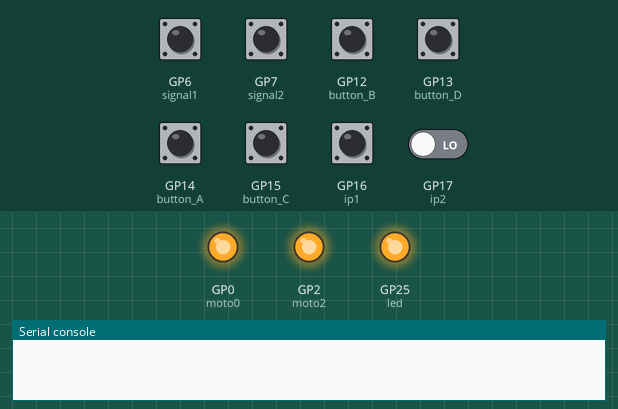
This program was run on a simulated Raspberry Pi Pico running MicroPython. Parts: output pins drawn as LEDs (lit = HIGH), the last lines printed to the serial console. The test bench sets the inputs (shaded band); at power-on: GP6 (signal1), GP7 (signal2) HIGH, GP12 (button_B), GP13 (button_D), GP14 (button_A), GP15 (button_C), GP16 (ip1), GP17 (ip2) LOW.

Above: at 1.2 s.
1.3 s: GP16 (ip1) pulled HIGH for 0.15 s
4.3 s: GP6 (signal1) pulled LOW for 0.15 s
5.9 s: GP13 (button_D) pulled HIGH for 1 s
8.6 s: GP12 (button_B) pulled HIGH for 0.15 s
10.4 s: GP14 (button_A) pulled HIGH for 1 s
At 12.3 s:
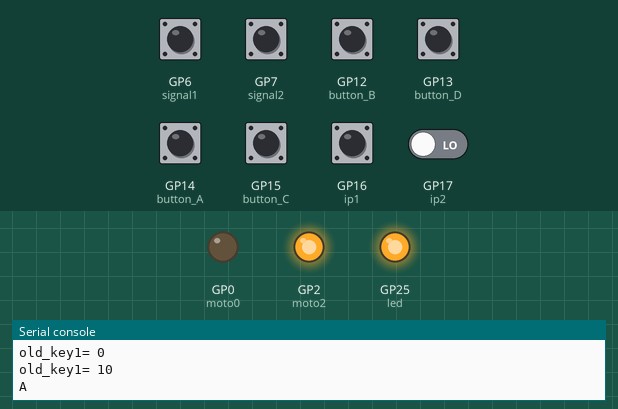
12.9 s: GP15 (button_C) pulled HIGH for 1 s
At 15.4 s:
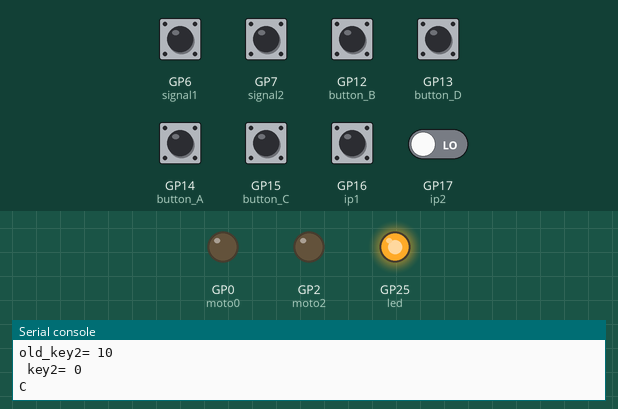
Timing chart, 0 to 16.4 s (numbered marks = the images above; inputs shaded):
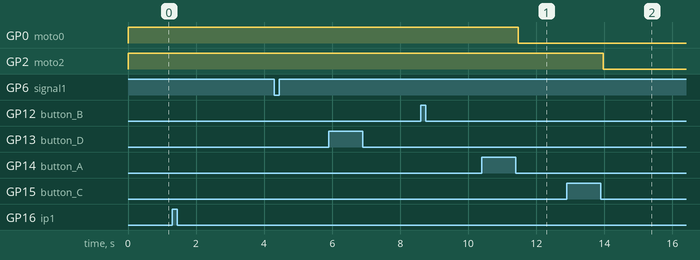

The program:

211229.py
```python
from machine import Pin,Timer
import time
led=Pin(25,Pin.OUT)
button_A=Pin(14,Pin.IN,Pin.PULL_DOWN)
button_B=Pin(12,Pin.IN,Pin.PULL_DOWN)
button_C=Pin(15,Pin.IN,Pin.PULL_DOWN)
button_D=Pin(13,Pin.IN,Pin.PULL_DOWN)
moto0=Pin(0,Pin.OUT)
moto2=Pin(2,Pin.OUT)
# moto1=Pin(2,Pin.OUT)
# em2=Pin(3,Pin.OUT)
signal1=Pin(6,Pin.IN,Pin.PULL_UP)
signal2=Pin(7,Pin.IN,Pin.PULL_UP)
ip1=Pin(16,Pin.IN,Pin.PULL_DOWN)
ip2=Pin(17,Pin.IN,Pin.PULL_DOWN)
def shutdown_1(ip1):
    global req1,req2
    if not req1:
        print('recv req1')
        req1+=1
        '''
        while True:
            moto0.value(0)
            time.sleep(0.005)
            moto0.value(1)
            time.sleep(0.4)
            print(req2)
            if req2:
                print('中断触发了',req2,'次')
                req2=0
                break
        '''

def shutdown_2(signal1):
    print('中断1触发')
    global req2
    req2+=1
    print('触发了',req2,'次')
    moto0.value(1)
def shutdown_3(ip2):
    global req3
    if not req3:
        print('recv req3')
        req3+=1
        moto2.value(1)
        time.sleep(0.1)

def shutdown_4(signal2):
    print('中断2触发')
    global req4
    req4+=1
    print('触发了',req4,'次')
    moto2.value(1)

if __name__=='__main__':
    led.value(1)
    moto0.value(1)
    moto2.value(1)
    main_cnt=0
    old_key1=0
    old_key2=0
    start_mode=0
    global req1,req2,req3,req4
    req1=0
    req2=0
    req3=0
    req4=0
    while True:

        #ip2.irq(shutdown_3, Pin.IRQ_RISING)
        signal1.irq(shutdown_2, Pin.IRQ_FALLING)
        signal2.irq(shutdown_4, Pin.IRQ_FALLING)
        #ip1.irq(shutdown_1, Pin.IRQ_RISING)
        main_cnt+=1
        time.sleep(0.001)
        if main_cnt%300==0:
            key1=button_A.value()*10+button_B.value()
            if key1!=old_key1:
                print('old_key1=',old_key1)
            if key1==0 and old_key1==10:
                print("A")
                moto0.value(0)
                main_cnt=0
                start_mode=1
            elif key1==0 and old_key1==1:
                print("B")
                moto0.value(0)
                time.sleep(0.005)
                moto0.value(1)
            old_key1=key1
            key2=button_C.value()*10+button_D.value()
            if key2!=old_key2:
                print('old_key2=',old_key2,'\r\n key2=',key2)
            if key2==0 and old_key2==10:
                print("C")
                moto2.value(0)
                main_cnt=0
                start_mode=3
            elif key2==0 and old_key2==1:
                print("D")
                moto2.value(0)
                time.sleep(0.005)
                moto2.value(1)
            old_key2=key2
        '''
        if button_B.value():
            print("B")
            time.sleep(0.1)
            moto0.value(0)
            time.sleep(0.01)
            moto0.value(1)
            start_mode=2
            #print('old_key=',old_key)
            #print("-")

        if button_D.value():
            print("D")
            time.sleep(0.1)
            moto2.value(0)
            time.sleep(0.01)
            moto2.value(1)
            start_mode=4
            #print('old_key=',old_key)
            #print("-")
        '''

        if ip1.value()==1:
            req1=0
            req2=0
            print("recv ip1")

            if not moto0.value():
                moto0.value(1)


            while True:
                print('1start')
                moto0.value(0)
                time.sleep(0.005)
                moto0.value(1)
                time.sleep(0.4)


                if req2:
                    print('中断触发了',req2,'次')
                    req2=0

                    break

        if ip2.value()==1:
            req4=0
            print("recv ip2")

            if not moto2.value():
                moto2.value(1)


            while True:
                print('2start')
                req4=0
                moto2.value(0)
                time.sleep(0.005)
                moto2.value(1)
                time.sleep(0.4)


                if req4:
                    print('中断触发了',req4,'次')
                    req4=0

                    break
                '''
        if ip1.value()==1:
            req1=0
            print("recv ip1")
            if not moto1.value():
                moto1.value(1)

        if ip.value()==1 and not moto1.value():
            print("rcv")
            moto1.value(1)

            while True:
                req4=0
                moto1.value(0)
                time.sleep(0.005)
                moto1.value(1)
                time.sleep(0.4)
                if req4:
                    print('中断触发了',req4,'次')
                    req4=0
                    req1=0
                    break

            if signal.value()==0 :
                    t=0
                    print('stop')
                    moto1.value(1)
                    break
                '''
       # if signal2.value()==0 and start_mode==4:
           # moto1.value(1)
```

Measured:
- after the input at 10.4 s, GP0 (moto0): HIGH → LOW after 1.1 s
- after the input at 12.9 s, GP2 (moto2): HIGH → LOW after 1.1 s
